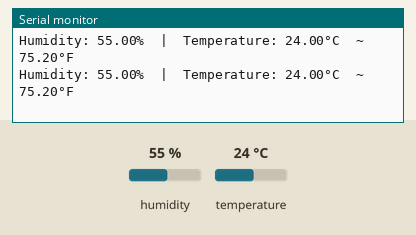
The sketch below on a simulated Arduino Nano, built with avr-gcc and run on an emulated ATmega328P. Shown: the last lines printed to the serial monitor. The inputs (shaded band) are chosen by the test bench; at power-on: humidity 55 %, temperature 24 °C.

Above: at 2.8 s.
2.9 s: humidity set to 22 %
At 4.9 s:
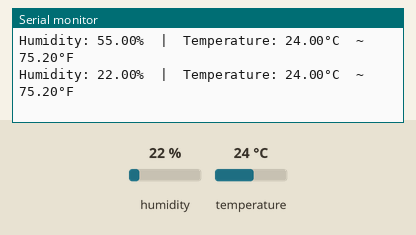
5.6 s: temperature set to 12 °C
At 7.4 s:
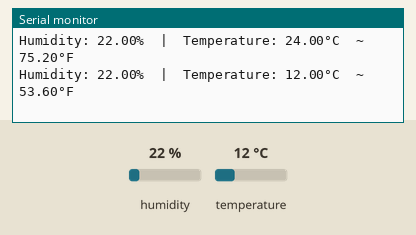
8.3 s: humidity set to 40 %
At 11.0 s:
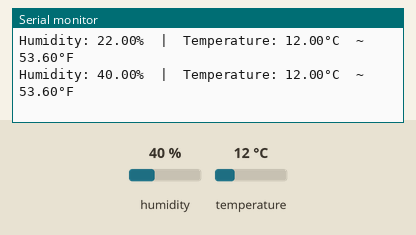
Timing chart, 0 to 12.5 s (numbered marks = the images above; inputs shaded):
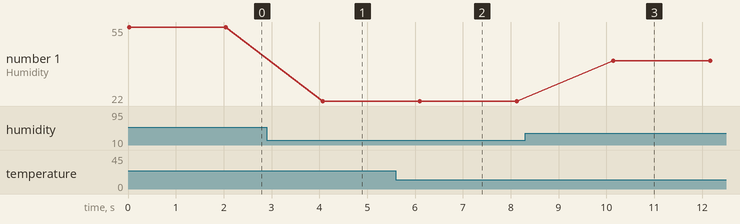

Measured:
- after the input at 2.9 s, the serial monitor: prints a new line after 1.2 s (image 1)
- after the input at 5.6 s, the serial monitor: prints a new line after 0.50 s (image 2)
- after the input at 8.3 s, the serial monitor: prints a new line after 1.8 s (image 3)
- plotted number 1: 55 → 22 after the input at 2.9 s, 22 → 40 after the input at 8.3 s

The sketch:

dht11.ino
```cpp
/*
 * This Arduino Nano 33 IoT code was developed by newbiely.com
 *
 * This Arduino Nano 33 IoT code is made available for public use without any restriction
 *
 * For comprehensive instructions and wiring diagrams, please visit:
 * https://newbiely.com/tutorials/arduino-nano-iot/arduino-nano-33-iot-dht11
 */

#include <DHT.h>
#define DHT11_PIN  2 // The Arduino Nano 33 IoT pin D31 connected to DHT11 sensor

DHT dht11(DHT11_PIN, DHT11);

void setup() {
  Serial.begin(9600);
  dht11.begin(); // initialize the DHT11 sensor
}

void loop() {
  // read humidity
  float humi  = dht11.readHumidity();
  // read temperature in Celsius
  float temperature_C = dht11.readTemperature();
  // read temperature in Fahrenheit
  float temperature_F = dht11.readTemperature(true);

  // check whether the reading is successful or not
  if ( isnan(temperature_C) || isnan(temperature_F) || isnan(humi)) {
    Serial.println("Failed to read from DHT11 sensor!");
  } else {
    Serial.print("Humidity: ");
    Serial.print(humi);
    Serial.print("%");

    Serial.print("  |  ");

    Serial.print("Temperature: ");
    Serial.print(temperature_C);
    Serial.print("°C  ~  ");
    Serial.print(temperature_F);
    Serial.println("°F");
  }

  // wait a 2 seconds between readings
  delay(2000);
}
```
